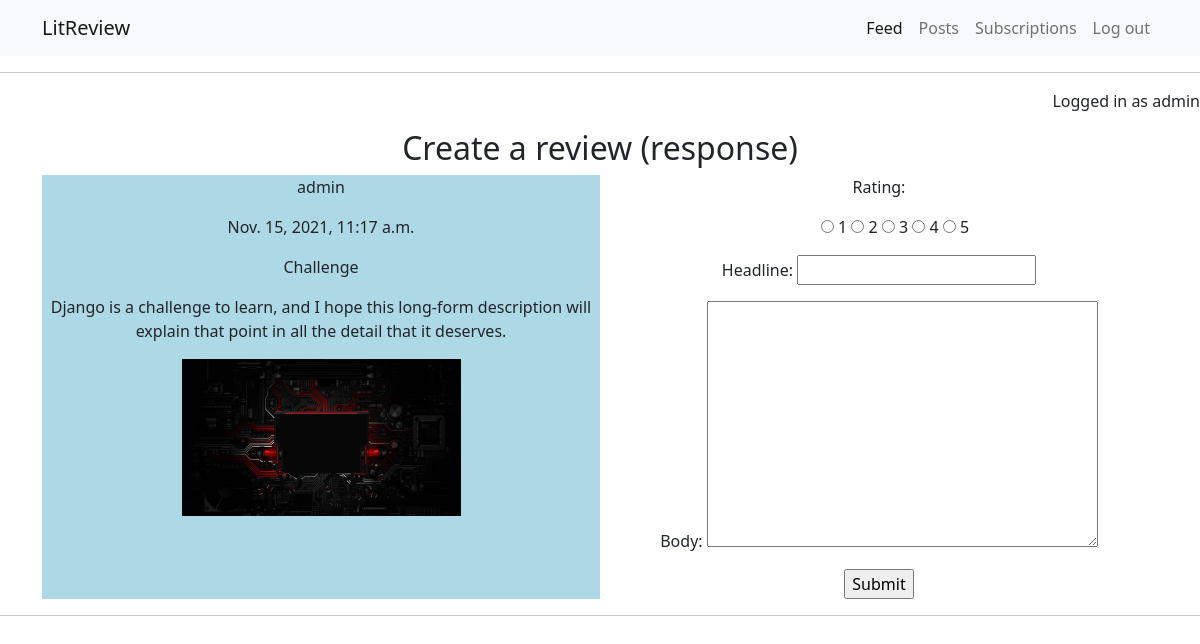
Page /ticket/respond/52/ (signed in) on the committed database.
### LitReview/models.py (models this page shows, shortened)
class Ticket(models.Model):
    title = models.CharField(max_length=128)
    description = models.TextField(max_length=2048, blank=True)
    user = models.ForeignKey(to=settings.AUTH_USER_MODEL, on_delete=models.CASCADE)
    image = models.ImageField(null=True, blank=True, upload_to="images/")
    time_created = models.DateTimeField(auto_now_add=True)

### LitReview/views.py (the view, shortened to what this page needs)
# urls.py: path('ticket/respond/<int:pk>/', views.create_response, name='create_response'),
@login_required(redirect_field_name='login_page')
def create_response(request, pk):
    ticket = Ticket.objects.get(pk=pk)
    form = ReviewForm()
    context = {'form': form, 'ticket': ticket}
    return render(request, 'LitReview/create_response.html', context)

### LitReview/forms.py
class ReviewForm(ModelForm):
    class Meta:
        model = Review
        fields = ['rating', 'headline', 'body']
        choices = [('1', 1), ('2', 2), ('3', 3), ('4', 4), ('5', 5)]
        widgets = {
            'rating': forms.RadioSelect(choices=choices)
        }

### LitReview/templates/LitReview/create_response.html (shortened to what this page needs)
{% extends 'LitReview/main.html' %}
{% block content %}
<div class="container">
  <div class="row">
    <div class="col">
      <h2>Create a review (response)</h2>
      <div class="parent">
        <div class="left">
          <p>{{ticket.user}}</p>
          <p>{{ticket.time_created}}</p>
          <p>{{ticket.title}}</p>
          <p>{{ticket.description}}</p>
          {% if ticket.image %}
          <img src="{{ticket.image.url}}">
          {% endif %}
        </div>
        <div class="right">
          <form method="post" enctype="multipart/form-data">
            {{form.as_p}}
            <input type="submit">
          </form>
        </div>
      </div>
    </div>
  </div>
</div>
{% endblock %}

### LitReview/templates/LitReview/main.html (shortened to what this page needs)
{% load static %}
<!DOCTYPE html>
<html lang="en">
<head>
    <link href="https://cdn.jsdelivr.net/npm/bootstrap@5.1.1/dist/css/bootstrap.min.css" rel="stylesheet">
    <link rel="stylesheet" type="text/css" href="{% static 'css/main.css' %}"/>
</head>
<body>
    <nav class="navbar navbar-expand-lg navbar-light bg-light">
        <div class="container">
            <a class="navbar-brand" href="">LitReview</a>
            {% if user.is_authenticated %}
            <div class="collapse navbar-collapse" id="navbarNavAltMarkup">
                <div class="navbar-nav ms-auto">
                    <a class="nav-link active" aria-current="page" href="{% url 'flux' %}">Feed</a>
                    <a class="nav-link" href="{% url 'my_posts' %}">Posts</a>
                    <a class="nav-link" href="{% url 'subscriptions' %}">Subscriptions</a>
                    <a class="nav-link" href="{% url 'logout' %}">Log out</a>
                </div>
            </div>
            {% endif %}
        </div>
    </nav>
    <hr>
    {% if user.is_authenticated %}
    <div>
        <p class="logged-in">Logged in as {{user.username}}</p>
    </div>
    {% endif %}
    {% block content %}
    {% endblock %}
    <hr>
</body>
</html>

### static/css/main.css (style rules this page uses)
.col { text-align: center; justify-content: center; }
.logged-in { text-align: right; }
#id_rating li { display: inline-block; }
.parent { display:flex; }
.left { width: 50%; background: lightblue; }
.left img { width: 50%; }
.right { flex: 1; }

### rows in the picture
Ticket: user "admin", time_created "Nov. 15, 2021, 11:17 a.m.", title "Challenge", description "Django is a challenge to learn, and I hope this long-form description will explain that point in all the detail that it deserves.", image (picture)

### other values in the picture
{{ user.username }} "admin"
